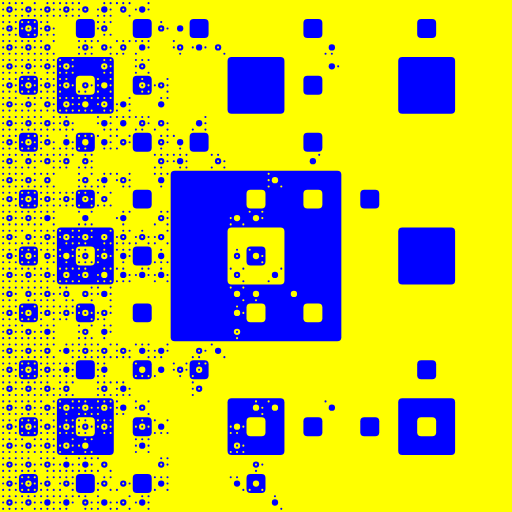
Frame 1 (no input)
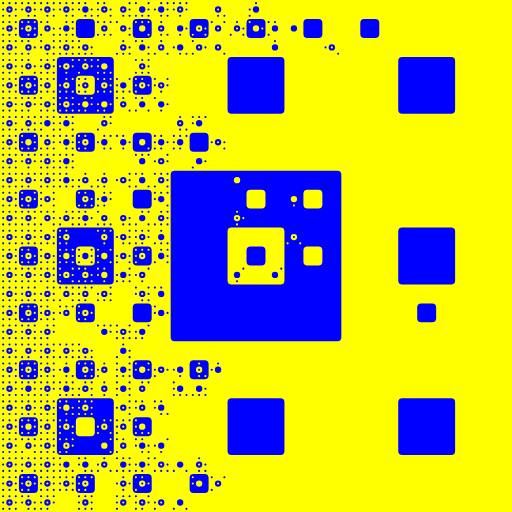
Frame 2 (the mouse pressed at the canvas centre, redrawn once)

The p5.js sketch that drew these frames (run headless with seeded random() and noise() and a simulated clock; the mouse was pressed at the canvas centre and the sketch redrawn once):

// p5.js sketch
// ── sketch.js
// By Roni Kaufman
// https://ronikaufman.github.io/

// Genuary JAN.18
// "One process grows, another process prunes."
// https://genuary2021.github.io/

let probRec = 3/3;

function setup() {
  createCanvas(512, 512);
  noStroke();
  fill(255);
  noLoop();
}

function draw() {
  blendMode(BLEND);
  background(255, 255, 0);
  blendMode(DIFFERENCE);

  divide(0, 0, width, height);
}

function divide(x, y, w, h) {
  let p = map(x, 0, width, 1, 0);
  if ((w < 4) || (h < 4)) return;
  rect(x+w/3, y+h/3, w/3, h/3, 4);
  for (let i = 0; i < 3; i++) {
    for (let j = 0; j < 3; j++) {
      if (random() < sq(p)) divide(x+i*w/3, y+j*h/3, w/3, h/3);
    }
  }
}
